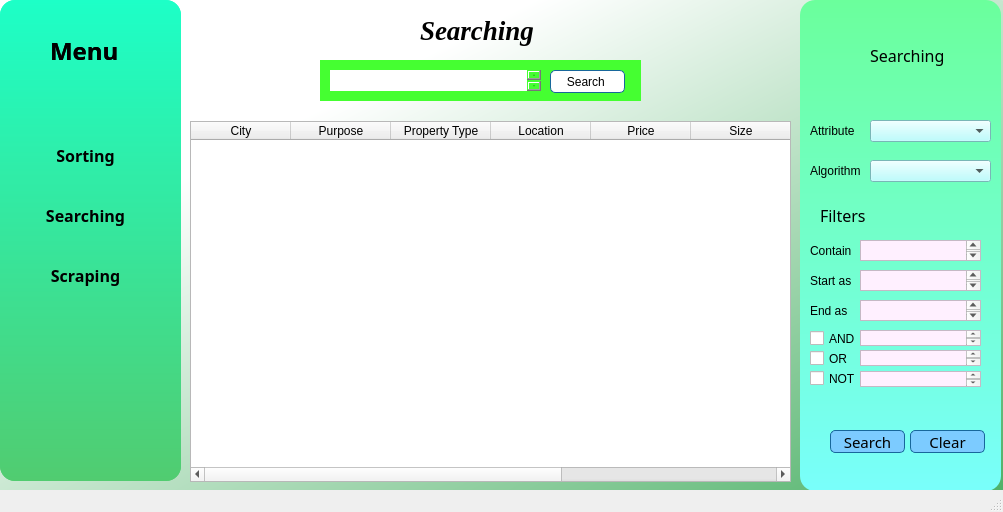
<?xml version="1.0" encoding="UTF-8"?>
<ui version="4.0">
 <class>MainWindow</class>
 <widget class="QMainWindow" name="MainWindow">
  <property name="geometry">
   <rect>
    <x>0</x>
    <y>0</y>
    <width>1003</width>
    <height>512</height>
   </rect>
  </property>
  <property name="windowTitle">
   <string>MainWindow</string>
  </property>
  <widget class="QWidget" name="centralwidget">
   <widget class="QWidget" name="mainwidget" native="true">
    <property name="geometry">
     <rect>
      <x>0</x>
      <y>0</y>
      <width>1051</width>
      <height>571</height>
     </rect>
    </property>
    <property name="styleSheet">
     <string notr="true">QPushButton#loginButton{
	background-color:rgba(85,98,112,255);
	color:rgba(255,255,255,200);
	border-radius:5px;
}
QPushButton#loginButton:pressed{
	padding-left:5px;
	padding-top:5px;
	baclground-color:rgba(255,107,107,255);
	background-position:calc(100% - 10px)center;
}
QPushButton#loginButton:hover{
	background-color:rgba(255,107,107,255);
}</string>
    </property>
    <widget class="QLabel" name="frontlabel_3">
     <property name="geometry">
      <rect>
       <x>0</x>
       <y>0</y>
       <width>181</width>
       <height>481</height>
      </rect>
     </property>
     <property name="font">
      <font>
       <family>Rockwell</family>
       <weight>75</weight>
       <bold>true</bold>
      </font>
     </property>
     <property name="styleSheet">
      <string notr="true">background-color: qlineargradient(spread:pad, x1:0, y1:0, x2:0, y2:1, stop:0 rgb(29, 255, 199), stop:1 rgb(81, 204, 112));
border-radius:15px;</string>
     </property>
     <property name="text">
      <string/>
     </property>
    </widget>
    <widget class="QLabel" name="heading_label_2">
     <property name="geometry">
      <rect>
       <x>50</x>
       <y>30</y>
       <width>91</width>
       <height>41</height>
      </rect>
     </property>
     <property name="font">
      <font>
       <family>Rockwell</family>
       <pointsize>18</pointsize>
       <weight>75</weight>
       <bold>true</bold>
      </font>
     </property>
     <property name="styleSheet">
      <string notr="true">color:(0,0,0,200);</string>
     </property>
     <property name="text">
      <string>Menu</string>
     </property>
    </widget>
    <widget class="QLabel" name="lbl_logo_2">
     <property name="geometry">
      <rect>
       <x>420</x>
       <y>10</y>
       <width>121</width>
       <height>41</height>
      </rect>
     </property>
     <property name="font">
      <font>
       <family>Times New Roman</family>
       <pointsize>20</pointsize>
       <weight>75</weight>
       <italic>true</italic>
       <bold>true</bold>
      </font>
     </property>
     <property name="styleSheet">
      <string notr="true">color:rgb(0, 0, 0);
</string>
     </property>
     <property name="text">
      <string>Searching</string>
     </property>
    </widget>
    <widget class="QLabel" name="Valid_label_2">
     <property name="geometry">
      <rect>
       <x>330</x>
       <y>250</y>
       <width>151</width>
       <height>16</height>
      </rect>
     </property>
     <property name="styleSheet">
      <string notr="true">color:rgba(229, 31, 37);</string>
     </property>
     <property name="text">
      <string/>
     </property>
    </widget>
    <widget class="QTableWidget" name="tableWidget_2">
     <property name="geometry">
      <rect>
       <x>190</x>
       <y>121</y>
       <width>601</width>
       <height>361</height>
      </rect>
     </property>
     <column>
      <property name="text">
       <string>City</string>
      </property>
     </column>
     <column>
      <property name="text">
       <string>Purpose</string>
      </property>
     </column>
     <column>
      <property name="text">
       <string>Property Type</string>
      </property>
     </column>
     <column>
      <property name="text">
       <string>Location</string>
      </property>
     </column>
     <column>
      <property name="text">
       <string>Price</string>
      </property>
     </column>
     <column>
      <property name="text">
       <string>Size</string>
      </property>
     </column>
     <column>
      <property name="text">
       <string>New Column</string>
      </property>
     </column>
     <column>
      <property name="text">
       <string>No. of Baths</string>
      </property>
     </column>
    </widget>
    <widget class="QPushButton" name="Sorting_2">
     <property name="geometry">
      <rect>
       <x>0</x>
       <y>140</y>
       <width>171</width>
       <height>31</height>
      </rect>
     </property>
     <property name="font">
      <font>
       <family>Lucida Calligraphy</family>
       <pointsize>12</pointsize>
       <weight>75</weight>
       <bold>true</bold>
       <underline>false</underline>
      </font>
     </property>
     <property name="styleSheet">
      <string notr="true">QPushButton{
	background-color:rgb(44, 130, 134);
}
QPushButton:hover{
	color: #0000;
	background-color:qlineargradient(spread:pad, x1:0, y1:0, x2:1, y2:0, stop:0 rgbargb(111, 255, 44), stop:1 rgb(186, 255, 82));
	border-radius:10px;
}
</string>
     </property>
     <property name="text">
      <string>Sorting</string>
     </property>
     <property name="flat">
      <bool>true</bool>
     </property>
    </widget>
    <widget class="QLabel" name="backlabel_2">
     <property name="geometry">
      <rect>
       <x>-20</x>
       <y>0</y>
       <width>1031</width>
       <height>521</height>
      </rect>
     </property>
     <property name="styleSheet">
      <string notr="true">background-color:qlineargradient(spread:pad, x1:1, y1:1, x2:0.267045, y2:0.272, stop:0 rgba(70, 174, 97, 255), stop:1 rgba(255, 255, 255, 255));
border-radius:10px;
</string>
     </property>
     <property name="text">
      <string/>
     </property>
    </widget>
    <widget class="QLabel" name="frontlabel_4">
     <property name="geometry">
      <rect>
       <x>800</x>
       <y>0</y>
       <width>201</width>
       <height>491</height>
      </rect>
     </property>
     <property name="font">
      <font>
       <family>Rockwell</family>
       <weight>75</weight>
       <bold>true</bold>
      </font>
     </property>
     <property name="styleSheet">
      <string notr="true">background-color: qlineargradient(spread:pad, x1:0, y1:0, x2:0, y2:1, stop:0 rgb(107, 255, 156), stop:1 rgb(121, 255, 251));
border-radius:15px;</string>
     </property>
     <property name="text">
      <string/>
     </property>
    </widget>
    <widget class="QPushButton" name="Scraping">
     <property name="geometry">
      <rect>
       <x>0</x>
       <y>260</y>
       <width>171</width>
       <height>31</height>
      </rect>
     </property>
     <property name="font">
      <font>
       <family>Lucida Calligraphy</family>
       <pointsize>12</pointsize>
       <weight>75</weight>
       <bold>true</bold>
       <underline>false</underline>
      </font>
     </property>
     <property name="styleSheet">
      <string notr="true">QPushButton{
	background-color:rgb(44, 130, 134);
}
QPushButton:hover{
	color: #0000;
	background-color:qlineargradient(spread:pad, x1:0, y1:0, x2:1, y2:0, stop:0 rgbargb(111, 255, 44), stop:1 rgb(186, 255, 82));
	border-radius:10px;
}
</string>
     </property>
     <property name="text">
      <string>Scraping</string>
     </property>
     <property name="flat">
      <bool>true</bool>
     </property>
    </widget>
    <widget class="QPushButton" name="Searching">
     <property name="geometry">
      <rect>
       <x>0</x>
       <y>200</y>
       <width>171</width>
       <height>31</height>
      </rect>
     </property>
     <property name="font">
      <font>
       <family>Lucida Calligraphy</family>
       <pointsize>12</pointsize>
       <weight>75</weight>
       <bold>true</bold>
       <underline>false</underline>
      </font>
     </property>
     <property name="styleSheet">
      <string notr="true">QPushButton{
	background-color:rgb(44, 130, 134);
}
QPushButton:hover{
	color: #0000;
	background-color:qlineargradient(spread:pad, x1:0, y1:0, x2:1, y2:0, stop:0 rgbargb(111, 255, 44), stop:1 rgb(186, 255, 82));
	border-radius:10px;
}
</string>
     </property>
     <property name="text">
      <string>Searching</string>
     </property>
     <property name="flat">
      <bool>true</bool>
     </property>
    </widget>
    <widget class="QLabel" name="frontlabel_5">
     <property name="geometry">
      <rect>
       <x>0</x>
       <y>0</y>
       <width>181</width>
       <height>481</height>
      </rect>
     </property>
     <property name="font">
      <font>
       <family>Rockwell</family>
       <weight>75</weight>
       <bold>true</bold>
      </font>
     </property>
     <property name="styleSheet">
      <string notr="true">background-color: qlineargradient(spread:pad, x1:0, y1:0, x2:0, y2:1, stop:0 rgb(29, 255, 199), stop:1 rgb(81, 204, 112));
border-radius:15px;</string>
     </property>
     <property name="text">
      <string/>
     </property>
    </widget>
    <widget class="QLabel" name="heading_label_3">
     <property name="geometry">
      <rect>
       <x>50</x>
       <y>30</y>
       <width>91</width>
       <height>41</height>
      </rect>
     </property>
     <property name="font">
      <font>
       <family>Rockwell</family>
       <pointsize>18</pointsize>
       <weight>75</weight>
       <bold>true</bold>
      </font>
     </property>
     <property name="styleSheet">
      <string notr="true">color:(0,0,0,200);</string>
     </property>
     <property name="text">
      <string>Menu</string>
     </property>
    </widget>
    <widget class="QLabel" name="label_11">
     <property name="geometry">
      <rect>
       <x>810</x>
       <y>300</y>
       <width>41</width>
       <height>21</height>
      </rect>
     </property>
     <property name="text">
      <string>End as</string>
     </property>
    </widget>
    <widget class="QCheckBox" name="radio_or">
     <property name="geometry">
      <rect>
       <x>810</x>
       <y>350</y>
       <width>51</width>
       <height>17</height>
      </rect>
     </property>
     <property name="text">
      <string>OR</string>
     </property>
    </widget>
    <widget class="QLabel" name="label_5">
     <property name="geometry">
      <rect>
       <x>810</x>
       <y>240</y>
       <width>41</width>
       <height>21</height>
      </rect>
     </property>
     <property name="text">
      <string>Contains</string>
     </property>
    </widget>
    <widget class="QTextEdit" name="txt_end_search">
     <property name="geometry">
      <rect>
       <x>860</x>
       <y>300</y>
       <width>121</width>
       <height>21</height>
      </rect>
     </property>
     <property name="styleSheet">
      <string notr="true">background-color:rgb(255, 240, 255);
botder-radius:0px;</string>
     </property>
    </widget>
    <widget class="QLabel" name="label_10">
     <property name="geometry">
      <rect>
       <x>820</x>
       <y>200</y>
       <width>151</width>
       <height>31</height>
      </rect>
     </property>
     <property name="font">
      <font>
       <family>Oswald</family>
       <pointsize>12</pointsize>
      </font>
     </property>
     <property name="text">
      <string>Filters</string>
     </property>
    </widget>
    <widget class="QComboBox" name="combo_algo_search">
     <property name="geometry">
      <rect>
       <x>870</x>
       <y>160</y>
       <width>121</width>
       <height>22</height>
      </rect>
     </property>
     <property name="styleSheet">
      <string notr="true">background-color: rgb(170, 255, 255);</string>
     </property>
    </widget>
    <widget class="QCheckBox" name="radio_and">
     <property name="geometry">
      <rect>
       <x>810</x>
       <y>330</y>
       <width>51</width>
       <height>17</height>
      </rect>
     </property>
     <property name="text">
      <string>AND</string>
     </property>
    </widget>
    <widget class="QCheckBox" name="radio_not">
     <property name="geometry">
      <rect>
       <x>810</x>
       <y>370</y>
       <width>51</width>
       <height>17</height>
      </rect>
     </property>
     <property name="text">
      <string>NOT</string>
     </property>
    </widget>
    <widget class="QPushButton" name="btn_search">
     <property name="geometry">
      <rect>
       <x>830</x>
       <y>430</y>
       <width>75</width>
       <height>23</height>
      </rect>
     </property>
     <property name="font">
      <font>
       <family>Sans Serif Collection</family>
       <pointsize>11</pointsize>
      </font>
     </property>
     <property name="styleSheet">
      <string notr="true">QPushButton {
border: 1px solid rgb(24, 103, 155);
border-radius: 5px;
background-color: rgb(124, 203, 255);
}
QPushButton:hover {
border: 1px solid rgb(24, 103, 155);
border-radius: 10px;
background-color: rgb(240,248,255);
color: rgb(0,0,0);
 }
QPushButton:pressed {
border: 1px solid rgb(24, 103, 155);
border-radius: 10px;
background-color: rgb(20, 153, 240);
 }</string>
     </property>
     <property name="text">
      <string>Search</string>
     </property>
    </widget>
    <widget class="QTextEdit" name="txt_not_col">
     <property name="geometry">
      <rect>
       <x>860</x>
       <y>371</y>
       <width>121</width>
       <height>16</height>
      </rect>
     </property>
     <property name="styleSheet">
      <string notr="true">background-color:rgb(255, 240, 255);
botder-radius:0px;</string>
     </property>
    </widget>
    <widget class="QTextEdit" name="txt_or_col">
     <property name="geometry">
      <rect>
       <x>860</x>
       <y>350</y>
       <width>121</width>
       <height>16</height>
      </rect>
     </property>
     <property name="styleSheet">
      <string notr="true">background-color:rgb(255, 240, 255);
botder-radius:0px;</string>
     </property>
    </widget>
    <widget class="QComboBox" name="combo_attribute_search">
     <property name="geometry">
      <rect>
       <x>870</x>
       <y>120</y>
       <width>121</width>
       <height>22</height>
      </rect>
     </property>
     <property name="styleSheet">
      <string notr="true">background-color: rgb(170, 255, 255);</string>
     </property>
    </widget>
    <widget class="QLabel" name="label_4">
     <property name="geometry">
      <rect>
       <x>810</x>
       <y>160</y>
       <width>61</width>
       <height>21</height>
      </rect>
     </property>
     <property name="text">
      <string>Algorithm</string>
     </property>
    </widget>
    <widget class="QTextEdit" name="txt_and_col">
     <property name="geometry">
      <rect>
       <x>860</x>
       <y>330</y>
       <width>121</width>
       <height>16</height>
      </rect>
     </property>
     <property name="styleSheet">
      <string notr="true">background-color:rgb(255, 240, 255);
botder-radius:0px;</string>
     </property>
    </widget>
    <widget class="QLabel" name="label_9">
     <property name="geometry">
      <rect>
       <x>870</x>
       <y>40</y>
       <width>151</width>
       <height>31</height>
      </rect>
     </property>
     <property name="font">
      <font>
       <family>Oswald</family>
       <pointsize>12</pointsize>
      </font>
     </property>
     <property name="text">
      <string>Searching </string>
     </property>
    </widget>
    <widget class="QLabel" name="label_3">
     <property name="geometry">
      <rect>
       <x>810</x>
       <y>120</y>
       <width>61</width>
       <height>21</height>
      </rect>
     </property>
     <property name="text">
      <string>Attribute</string>
     </property>
    </widget>
    <widget class="QLabel" name="label_6">
     <property name="geometry">
      <rect>
       <x>810</x>
       <y>270</y>
       <width>41</width>
       <height>21</height>
      </rect>
     </property>
     <property name="text">
      <string>Start as</string>
     </property>
    </widget>
    <widget class="QPushButton" name="btn_clr_search">
     <property name="geometry">
      <rect>
       <x>910</x>
       <y>430</y>
       <width>75</width>
       <height>23</height>
      </rect>
     </property>
     <property name="font">
      <font>
       <family>Sans Serif Collection</family>
       <pointsize>11</pointsize>
      </font>
     </property>
     <property name="styleSheet">
      <string notr="true">QPushButton {
border: 1px solid rgb(24, 103, 155);
border-radius: 5px;
background-color: rgb(124, 203, 255);
}
QPushButton:hover {
border: 1px solid rgb(24, 103, 155);
border-radius: 10px;
background-color: rgb(240,248,255);
color: rgb(0,0,0);
 }
QPushButton:pressed {
border: 1px solid rgb(24, 103, 155);
border-radius: 10px;
background-color: rgb(20, 153, 240);
 }</string>
     </property>
     <property name="text">
      <string>Clear</string>
     </property>
    </widget>
    <widget class="QTextEdit" name="txt_col_contains">
     <property name="geometry">
      <rect>
       <x>860</x>
       <y>240</y>
       <width>121</width>
       <height>21</height>
      </rect>
     </property>
     <property name="styleSheet">
      <string notr="true">background-color:rgb(255, 240, 255);
botder-radius:0px;</string>
     </property>
    </widget>
    <widget class="QTextEdit" name="txt_start_search">
     <property name="geometry">
      <rect>
       <x>860</x>
       <y>270</y>
       <width>121</width>
       <height>21</height>
      </rect>
     </property>
     <property name="styleSheet">
      <string notr="true">background-color:rgb(255, 240, 255);
botder-radius:0px;</string>
     </property>
    </widget>
    <zorder>backlabel_2</zorder>
    <zorder>frontlabel_4</zorder>
    <zorder>frontlabel_5</zorder>
    <zorder>frontlabel_3</zorder>
    <zorder>heading_label_2</zorder>
    <zorder>lbl_logo_2</zorder>
    <zorder>Valid_label_2</zorder>
    <zorder>tableWidget_2</zorder>
    <zorder>Sorting_2</zorder>
    <zorder>Scraping</zorder>
    <zorder>Searching</zorder>
    <zorder>heading_label_3</zorder>
    <zorder>label_11</zorder>
    <zorder>radio_or</zorder>
    <zorder>label_5</zorder>
    <zorder>txt_end_search</zorder>
    <zorder>label_10</zorder>
    <zorder>combo_algo_search</zorder>
    <zorder>radio_and</zorder>
    <zorder>radio_not</zorder>
    <zorder>btn_search</zorder>
    <zorder>txt_not_col</zorder>
    <zorder>txt_or_col</zorder>
    <zorder>combo_attribute_search</zorder>
    <zorder>label_4</zorder>
    <zorder>txt_and_col</zorder>
    <zorder>label_9</zorder>
    <zorder>label_3</zorder>
    <zorder>label_6</zorder>
    <zorder>btn_clr_search</zorder>
    <zorder>txt_col_contains</zorder>
    <zorder>txt_start_search</zorder>
   </widget>
   <widget class="QWidget" name="widget_4" native="true">
    <property name="geometry">
     <rect>
      <x>320</x>
      <y>60</y>
      <width>321</width>
      <height>41</height>
     </rect>
    </property>
    <property name="styleSheet">
     <string notr="true">background-color:rgb(69, 255, 49);
border-radius:80px;</string>
    </property>
    <widget class="QPlainTextEdit" name="txt_car_contains">
     <property name="geometry">
      <rect>
       <x>10</x>
       <y>10</y>
       <width>211</width>
       <height>21</height>
      </rect>
     </property>
     <property name="styleSheet">
      <string notr="true">background-color:rgb(255,255,255);
border-radius:0px;</string>
     </property>
    </widget>
    <widget class="QPushButton" name="btn_car_contains">
     <property name="geometry">
      <rect>
       <x>230</x>
       <y>10</y>
       <width>75</width>
       <height>23</height>
      </rect>
     </property>
     <property name="styleSheet">
      <string notr="true">QPushButton {
border: 1px solid rgb(24, 103, 155);
border-radius: 5px;
background-color: rgb(255, 255, 255);
}
QPushButton:hover {
border: 1px solid rgb(24, 103, 155);
border-radius: 10px;
background-color: rgb(0,0,0);
color: rgb(255, 255, 255);
 }
QPushButton:pressed {
border: 1px solid rgb(24, 103, 155);
border-radius: 10px;
background-color: rgb(20, 153, 240);
 }</string>
     </property>
     <property name="text">
      <string>Search </string>
     </property>
    </widget>
   </widget>
  </widget>
  <widget class="QStatusBar" name="statusbar"/>
 </widget>
 <resources/>
 <connections/>
</ui>
